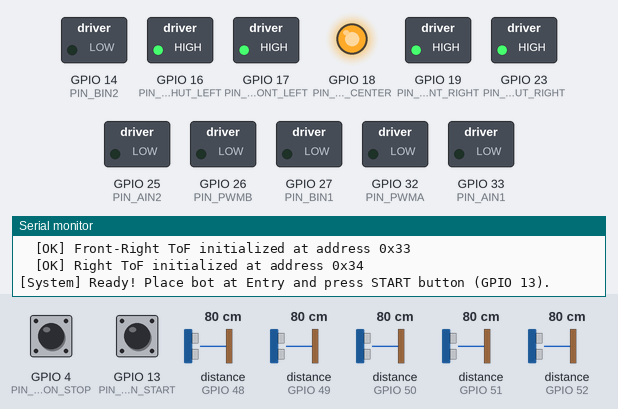
Recording of a program running on a simulated ESP32. Parts: switched loads named in the program (green lamp = pin HIGH), output pins drawn as LEDs (lit = HIGH), the last lines printed to the serial monitor. The test bench sets the inputs (shaded band); at power-on: GPIO 13 (PIN_BUTTON_START) HIGH, distance to the obstacle (sensors on GPIO 49, GPIO 48, GPIO 50, GPIO 51, GPIO 52) 80 cm, GPIO 4 (PIN_BUTTON_STOP) HIGH. WiFi joins after 1.5 s; servers stay silent unless stated.

Above: at 1.5 s.
1.6 s: GPIO 13 (PIN_BUTTON_START) pulled LOW for 0.2 s
At 2.4 s:
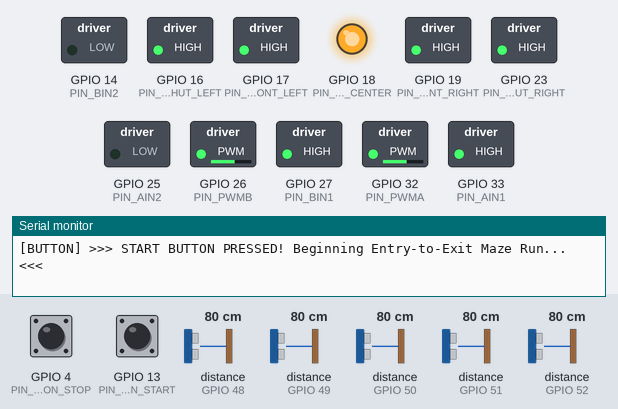
4.8 s: distance to the obstacle (sensor on GPIO 49) set to 27 cm
7.2 s: distance to the obstacle (sensor on GPIO 49) set to 24 cm
8.7 s: distance to the obstacle (sensor on GPIO 48) set to 11 cm
10.2 s: distance to the obstacle (sensor on GPIO 48) set to 8 cm
13.2 s: GPIO 13 (PIN_BUTTON_START) pulled LOW for 1 s
At 14.7 s:
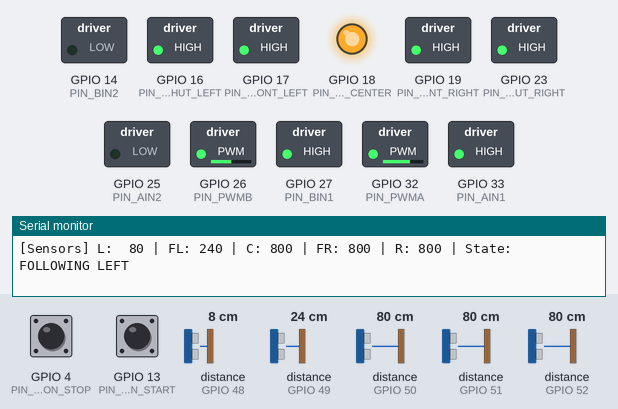
Timing chart, 0 to 16.2 s (numbered marks = the images above; inputs shaded):
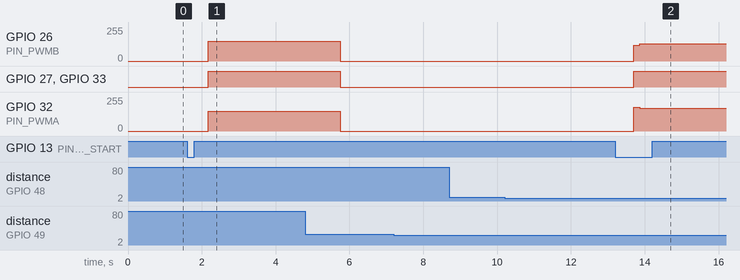

Measured:
- after the input at 1.6 s, GPIO 26 (PIN_PWMB), GPIO 32 (PIN_PWMA): 0/255 → 149/255 after 0.57 s; GPIO 27 (PIN_BIN1), GPIO 33 (PIN_AIN1): LOW → HIGH after 0.57 s
- after the input at 13.2 s, GPIO 26 (PIN_PWMB): 0/255 → 120/255 after 0.50 s, → 128/255 0.17 s later; GPIO 27 (PIN_BIN1), GPIO 33 (PIN_AIN1): LOW → HIGH after 0.50 s; GPIO 32 (PIN_PWMA): 0/255 → 179/255 after 0.50 s, → 171/255 0.17 s later

The program:

main.cpp
```cpp
#include <Arduino.h>
#include <VL53L0X.h>
#include <WebServer.h>
#include <WiFi.h>
#include <Wire.h>

#include "soc/soc.h"
#include "soc/rtc_cntl_reg.h"

#include "config.h"
#include "web_page.h"

// ============================================================================
// HARDWARE INSTANCES & GLOBAL STATE
// ============================================================================
VL53L0X sensors[5];
WebServer server(80);

const uint8_t xshutPins[5] = {PIN_XSHUT_LEFT, PIN_XSHUT_FRONT_LEFT,
                              PIN_XSHUT_CENTER, PIN_XSHUT_FRONT_RIGHT,
                              PIN_XSHUT_RIGHT};

const uint8_t i2cAddresses[5] = {I2C_ADDR_LEFT, I2C_ADDR_FRONT_LEFT,
                                 I2C_ADDR_CENTER, I2C_ADDR_FRONT_RIGHT,
                                 I2C_ADDR_RIGHT};

const char *sensorNames[5] = {"Left", "Front-Left", "Center", "Front-Right",
                              "Right"};
bool sensorActive[5] = {false, false, false, false, false};
uint16_t dist[5] = {8190, 8190, 8190, 8190, 8190}; // Millimeters

// Operating States
enum BotState {
  STATE_STOPPED,
  STATE_FORWARD,
  STATE_CENTERING,
  STATE_TURN_LEFT,
  STATE_TURN_RIGHT,
  STATE_UTURN,
  STATE_EXIT_REACHED
};

BotState currentState = STATE_STOPPED;
String stateString = "READY AT ENTRY";

// Tunable Navigation Parameters
int baseSpeed = DEFAULT_BASE_SPEED;
int turnSpeed = DEFAULT_TURN_SPEED;
int frontWallDist = DEFAULT_FRONT_WALL_DIST;
int desiredSideDist = DEFAULT_DESIRED_SIDE_DIST;
int wallDetectMax = DEFAULT_WALL_DETECT_MAX;
float kp = DEFAULT_KP;
float kd = DEFAULT_KD;

// Motor PWM variables
int currentPwmA = 0;
int currentPwmB = 0;
float lastError = 0.0;
unsigned long lastSensorReadTime = 0;

// Entry & Exit run tracking variables
unsigned long runStartTime = 0;
int exitConfirmCounter = 0;

// ============================================================================
// MOTOR CONTROL FUNCTIONS (TB6612FNG with ESP32 LEDC PWM)
// ============================================================================
void initMotors() {
  pinMode(PIN_AIN1, OUTPUT);
  pinMode(PIN_AIN2, OUTPUT);
  pinMode(PIN_BIN1, OUTPUT);
  pinMode(PIN_BIN2, OUTPUT);

  // Setup ESP32 LEDC PWM channels
  ledcSetup(PWM_CHAN_LEFT, PWM_FREQ, PWM_RESOLUTION);
  ledcSetup(PWM_CHAN_RIGHT, PWM_FREQ, PWM_RESOLUTION);

  ledcAttachPin(PIN_PWMA, PWM_CHAN_LEFT);
  ledcAttachPin(PIN_PWMB, PWM_CHAN_RIGHT);

  // Stop initially
  digitalWrite(PIN_AIN1, LOW);
  digitalWrite(PIN_AIN2, LOW);
  digitalWrite(PIN_BIN1, LOW);
  digitalWrite(PIN_BIN2, LOW);
  ledcWrite(PWM_CHAN_LEFT, 0);
  ledcWrite(PWM_CHAN_RIGHT, 0);
}

void setMotors(int leftSpeed, int rightSpeed) {
  currentPwmA = abs(leftSpeed);
  currentPwmB = abs(rightSpeed);

  // Left Motor Direction
  if (leftSpeed > 0) {
    digitalWrite(PIN_AIN1, HIGH);
    digitalWrite(PIN_AIN2, LOW);
  } else if (leftSpeed < 0) {
    digitalWrite(PIN_AIN1, LOW);
    digitalWrite(PIN_AIN2, HIGH);
  } else {
    digitalWrite(PIN_AIN1, LOW);
    digitalWrite(PIN_AIN2, LOW);
  }

  // Right Motor Direction
  if (rightSpeed > 0) {
    digitalWrite(PIN_BIN1, HIGH);
    digitalWrite(PIN_BIN2, LOW);
  } else if (rightSpeed < 0) {
    digitalWrite(PIN_BIN1, LOW);
    digitalWrite(PIN_BIN2, HIGH);
  } else {
    digitalWrite(PIN_BIN1, LOW);
    digitalWrite(PIN_BIN2, LOW);
  }

  ledcWrite(PWM_CHAN_LEFT, constrain(currentPwmA, 0, 255));
  ledcWrite(PWM_CHAN_RIGHT, constrain(currentPwmB, 0, 255));
}

void stopMotors() { setMotors(0, 0); }

// ============================================================================
// PHYSICAL PUSHBUTTON INTERFACE
// ============================================================================
void initPushbuttons() {
  pinMode(PIN_BUTTON_START, INPUT_PULLUP);
  pinMode(PIN_BUTTON_STOP, INPUT_PULLUP);
  Serial.println("[Buttons] Pushbuttons initialized (Start: GPIO 13, Stop: GPIO 4 with INPUT_PULLUP)");
}

void checkPushbuttons() {
  static int lastStartState = HIGH;
  static int lastStopState = HIGH;
  static unsigned long lastStartDebounce = 0;
  static unsigned long lastStopDebounce = 0;

  int readingStart = digitalRead(PIN_BUTTON_START);
  int readingStop = digitalRead(PIN_BUTTON_STOP);

  // STOP button (GPIO 4) - Immediate Emergency Stop
  if (readingStop == LOW && lastStopState == HIGH && (millis() - lastStopDebounce > 150)) {
    lastStopDebounce = millis();
    stopMotors();
    currentState = STATE_STOPPED;
    stateString = "STOPPED (BUTTON)";
    Serial.println("\n[BUTTON] >>> STOP BUTTON PRESSED! Motors stopped immediately. <<<");
  }
  lastStopState = readingStop;

  // START button (GPIO 13) - Starts Entry-to-Exit run
  if (readingStart == LOW && lastStartState == HIGH && (millis() - lastStartDebounce > 250)) {
    lastStartDebounce = millis();
    if (currentState == STATE_STOPPED || currentState == STATE_EXIT_REACHED) {
      Serial.println("\n[BUTTON] >>> START BUTTON PRESSED! Beginning Entry-to-Exit Maze Run... <<<");
      stopMotors();
      delay(300); // Hand release delay
      runStartTime = millis();
      exitConfirmCounter = 0;
      lastError = 0;
      currentState = STATE_FORWARD;
      stateString = "ENTRY RUN";
    }
  }
  lastStartState = readingStart;
}

// ============================================================================
// SEQUENTIAL I2C INITIALIZATION FOR 5x VL53L0X TOF SENSORS
// ============================================================================
void initToFSensors() {
  Serial.println("\n[ToF] Initializing 5x Time-of-Flight Sensors...");

  Wire.begin(PIN_I2C_SDA, PIN_I2C_SCL, 100000); // 100 kHz Standard I2C
  Wire.setTimeOut(50);                          // 50ms I2C timeout prevents MCU hang

  // Step 1: Put all sensors in hardware reset / shutdown
  for (int i = 0; i < 5; i++) {
    pinMode(xshutPins[i], OUTPUT);
    digitalWrite(xshutPins[i], LOW);
  }
  delay(50);

  // Step 2: Power up and assign unique I2C address one by one
  for (int i = 0; i < 5; i++) {
    digitalWrite(xshutPins[i], HIGH);
    delay(20);

    sensors[i].setTimeout(25);
    if (sensors[i].init()) {
      sensors[i].setAddress(i2cAddresses[i]);
      sensors[i].setTimeout(25);
      sensors[i].startContinuous(30); // 30ms continuous measurement period
      sensorActive[i] = true;
      Serial.printf("  [OK] %s ToF initialized at address 0x%02X\n",
                    sensorNames[i], i2cAddresses[i]);
    } else {
      sensorActive[i] = false;
      Serial.printf("  [FAIL] %s ToF failed at default 0x29!\n",
                    sensorNames[i]);
    }
    delay(15);
  }
}

void updateSensorReadings() {
  for (int i = 0; i < 5; i++) {
    if (sensorActive[i]) {
      uint16_t d = sensors[i].readRangeContinuousMillimeters();
      if (!sensors[i].timeoutOccurred() && d < 4000) {
        dist[i] = d;
      } else {
        dist[i] = 8190; // Out of range flag
      }
    } else {
      dist[i] = 8190;
    }
  }
}

// ============================================================================
// WEB SERVER & JSON API HANDLERS (TELEMETRY & PARAMETER TUNING)
// ============================================================================
void setupWebServer() {
  // Serve Main Telemetry Web Page
  server.on("/", HTTP_GET,
            []() { server.send_P(200, "text/html", INDEX_HTML); });

  // Fast JSON Telemetry Endpoint
  server.on("/api/status", HTTP_GET, []() {
    char json[256];
    snprintf(json, sizeof(json),
             "{\"l\":%u,\"fl\":%u,\"c\":%u,\"fr\":%u,\"r\":%u,\"state\":\"%s\","
             "\"pwma\":%d,\"pwmb\":%d}",
             dist[0], dist[1], dist[2], dist[3], dist[4], stateString.c_str(),
             currentPwmA, currentPwmB);
    server.send(200, "application/json", json);
  });

  // Robot Tuning Endpoint (Wireless start/stop disabled)
  server.on("/api/control", HTTP_GET, []() {
    if (server.hasArg("action")) {
      String act = server.arg("action");

      if (act == "start" || act == "stop" || act == "manual") {
        // Wireless start/stop is explicitly disabled for safety
        server.send(200, "application/json",
                    "{\"status\":\"disabled\",\"message\":\"Wireless start/stop is disabled. Use physical pushbuttons on bot (Start: GPIO 13, Stop: GPIO 4)\"}");
        return;
      } else if (act == "tune") {
        String param = server.arg("param");
        int val = server.arg("val").toInt();
        if (param == "speed")
          baseSpeed = constrain(val, 50, 255);
        if (param == "front")
          frontWallDist = constrain(val, 50, 400);
        if (param == "side")
          desiredSideDist = constrain(val, 40, 300);
      }
    }
    server.send(200, "text/plain", "OK");
  });

  server.begin();
  Serial.println("[Web] HTTP Telemetry Server running on port 80");
}

// ============================================================================
// MAZE SOLVER ENTRY-TO-EXIT AUTONOMOUS NAVIGATION ALGORITHM
// ============================================================================
void runAutonomousMazeSolver() {
  uint16_t dLeft = dist[0];
  uint16_t dFrontLeft = dist[1];
  uint16_t dCenter = dist[2];
  uint16_t dFrontRight = dist[3];
  uint16_t dRight = dist[4];

  // ==========================================================================
  // EXIT RUN COMPLETION DETECTION
  // Check if the robot has arrived at the Exit (walls disappear completely)
  // Only valid after minimum run time in the maze to prevent false triggers at entry.
  // ==========================================================================
  if (millis() - runStartTime > MIN_RUN_TIME_BEFORE_EXIT_MS) {
    bool leftOpen = (dLeft >= wallDetectMax);
    bool rightOpen = (dRight >= wallDetectMax);
    bool centerOpen = (dCenter >= wallDetectMax);
    bool frontLeftOpen = (dFrontLeft >= wallDetectMax);
    bool frontRightOpen = (dFrontRight >= wallDetectMax);

    // If completely clear on all forward & side sensors (outside the maze corridor)
    if (leftOpen && rightOpen && centerOpen && frontLeftOpen && frontRightOpen) {
      exitConfirmCounter++;
      if (exitConfirmCounter >= EXIT_CONFIRM_SAMPLES) {
        // Exit reached! Drive forward slightly to clear the maze threshold
        stateString = "EXIT REACHED!";
        setMotors(baseSpeed, baseSpeed);
        delay(EXIT_POST_DRIVE_MS);
        stopMotors();

        currentState = STATE_EXIT_REACHED;
        Serial.println("\n==============================================");
        Serial.println("  [MAZE] >>> EXIT REACHED! MAZE SOLVED! <<<   ");
        Serial.println("  Motors stopped. Press START for new run.    ");
        Serial.println("==============================================\n");
        return;
      }
    } else {
      if (exitConfirmCounter > 0) exitConfirmCounter--;
    }
  }

  // ==========================================================================
  // FRONT OBSTACLE & INTERSECTION TURNING
  // ==========================================================================
  bool frontBlocked = (dCenter < frontWallDist) ||
                      (dFrontLeft < (frontWallDist * 0.85)) ||
                      (dFrontRight < (frontWallDist * 0.85));

  if (frontBlocked) {
    // Stop momentarily to prevent collision
    stopMotors();
    delay(20);

    // Clearances for side decisions
    bool leftClear = (dLeft > (wallDetectMax * 0.7));
    bool rightClear = (dRight > (wallDetectMax * 0.7));

    if (leftClear && (!rightClear || dLeft >= dRight)) {
      // Left path available (prioritize left for consistent wall-following)
      currentState = STATE_TURN_LEFT;
      stateString = "TURNING LEFT";
      setMotors(-turnSpeed, turnSpeed); // Spin turn left
      delay(180);
    } else if (rightClear) {
      // Right path available
      currentState = STATE_TURN_RIGHT;
      stateString = "TURNING RIGHT";
      setMotors(turnSpeed, -turnSpeed); // Spin turn right
      delay(180);
    } else {
      // Dead end: both left and right blocked
      currentState = STATE_UTURN;
      stateString = "U-TURN ESCAPE";
      setMotors(-turnSpeed, turnSpeed); // 180° Spin escape
      delay(360);
    }
    lastError = 0;
    return;
  }

  // ==========================================================================
  // CORRIDOR CENTERING & WALL FOLLOWING (PD CONTROLLER)
  // ==========================================================================
  bool hasLeftWall = (dLeft < wallDetectMax);
  bool hasRightWall = (dRight < wallDetectMax);

  float error = 0.0;

  if (hasLeftWall && hasRightWall) {
    // Both walls present: Center between corridor walls
    currentState = STATE_CENTERING;
    stateString = "CORRIDOR CENTERING";
    error = ((float)dLeft - (float)dRight);
  } else if (hasLeftWall) {
    // Follow Left Wall
    currentState = STATE_FORWARD;
    stateString = "FOLLOWING LEFT";
    error = ((float)dLeft - (float)desiredSideDist);
  } else if (hasRightWall) {
    // Follow Right Wall
    currentState = STATE_FORWARD;
    stateString = "FOLLOWING RIGHT";
    error = ((float)desiredSideDist - (float)dRight);
  } else {
    // Open area before exit: Drive straight
    currentState = STATE_FORWARD;
    stateString = "DRIVING STRAIGHT";
    error = 0.0;
  }

  // PD Steering Controller
  float derivative = error - lastError;
  lastError = error;

  float correction = (kp * error) + (kd * derivative);

  int leftPwm = constrain(baseSpeed - (int)correction, 50, 255);
  int rightPwm = constrain(baseSpeed + (int)correction, 50, 255);

  setMotors(leftPwm, rightPwm);
}

// ============================================================================
// SETUP & MAIN LOOP
// ============================================================================
void setup() {
  // Disable hardware brownout detector to prevent reset on USB power sag
  WRITE_PERI_REG(RTC_CNTL_BROWN_OUT_REG, 0);

  Serial.begin(115200);
  delay(100);

  Serial.println("\n==============================================");
  Serial.println("  MAZE SOLVER BOT - ENTRY & EXIT RUN FIRMWARE ");
  Serial.println("  Start: GPIO 13 | Stop: GPIO 4               ");
  Serial.println("  5x VL53L0X ToF Array + TB6612FNG Driver     ");
  Serial.println("==============================================");

  // 1. INITIALIZE HARDWARE PUSHBUTTONS FIRST
  initPushbuttons();

  // 2. START WI-FI TELEMETRY
  WiFi.persistent(false);
  WiFi.mode(WIFI_AP_STA);
  WiFi.setTxPower(WIFI_POWER_11dBm);

  WiFi.softAP(AP_SSID, AP_PASSWORD);
  IPAddress apIP = WiFi.softAPIP();

  Serial.println("\n[Wi-Fi] Telemetry Access Point started:");
  Serial.printf("  SSID: %s\n", AP_SSID);
  Serial.printf("  Password: %s\n", AP_PASSWORD);
  Serial.printf("  Live Radar HUD: http://%s/\n", apIP.toString().c_str());

  // Connect to Station Wi-Fi (moye) in background
  if (strlen(STA_SSID) > 0) {
    Serial.printf("[Wi-Fi] Connecting to Wi-Fi SSID '%s' ...\n", STA_SSID);
    WiFi.begin(STA_SSID, STA_PASSWORD);
  }

  // 3. START WEB SERVER (Telemetry only)
  setupWebServer();

  // 4. INITIALIZE MOTORS & SENSORS
  initMotors();
  initToFSensors();

  Serial.println("\n[System] Ready! Place bot at Entry and press START button (GPIO 13).");
}

void loop() {
  // Always check physical pushbuttons with highest priority
  checkPushbuttons();

  // Handle incoming web client requests (Telemetry)
  server.handleClient();

  // Read 5 ToF sensors every 35ms
  if (millis() - lastSensorReadTime >= 35) {
    lastSensorReadTime = millis();
    updateSensorReadings();

    // Run autonomous navigation if active
    if (currentState != STATE_STOPPED && currentState != STATE_EXIT_REACHED) {
      runAutonomousMazeSolver();
    }
  }

  // Periodic serial monitor readout every 1.5 seconds
  static unsigned long lastLog = 0;
  if (millis() - lastLog >= 1500) {
    lastLog = millis();
    Serial.printf("[Sensors] L:%4u | FL:%4u | C:%4u | FR:%4u | R:%4u | State: %s\n",
                  dist[0], dist[1], dist[2], dist[3], dist[4], stateString.c_str());
  }
}
```

Source omitted: web_page.h (18239 bytes), config.h (3784 bytes)
